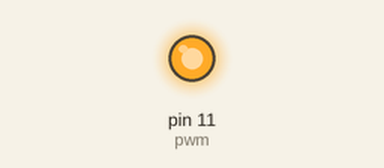
Simulated run of this sketch. Board: Arduino Uno, built with avr-gcc and run on an emulated ATmega328P. Parts: output pins drawn as LEDs (lit = HIGH). What the sketch prints to the serial monitor is not drawn.

Above: at 2.4 s.
Timing chart, 0 to 3.9 s (numbered marks = the images above):
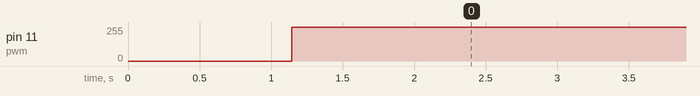

Measured:
- by itself, pin 11 (pwm): 0/255 → 255/255 at 1.1 s

The sketch:

analogwrite-proteus.ino
```cpp
int pwm= 11;
void setup() {
  // put your setup code here, to run once:
pinMode(pwm,OUTPUT);
Serial.begin(9600);
}

void loop() {
  // put your main code here, to run repeatedly:
for (int i=0; i<=255; i++){
  analogWrite (pwm,i);
  Serial.println(i);
  delay(0.5);
}
for (int j=255; j>=0; j--)
{
  analogWrite(pwm,j);
  Serial.println(j);
  delay(0.5);
}
}
```
